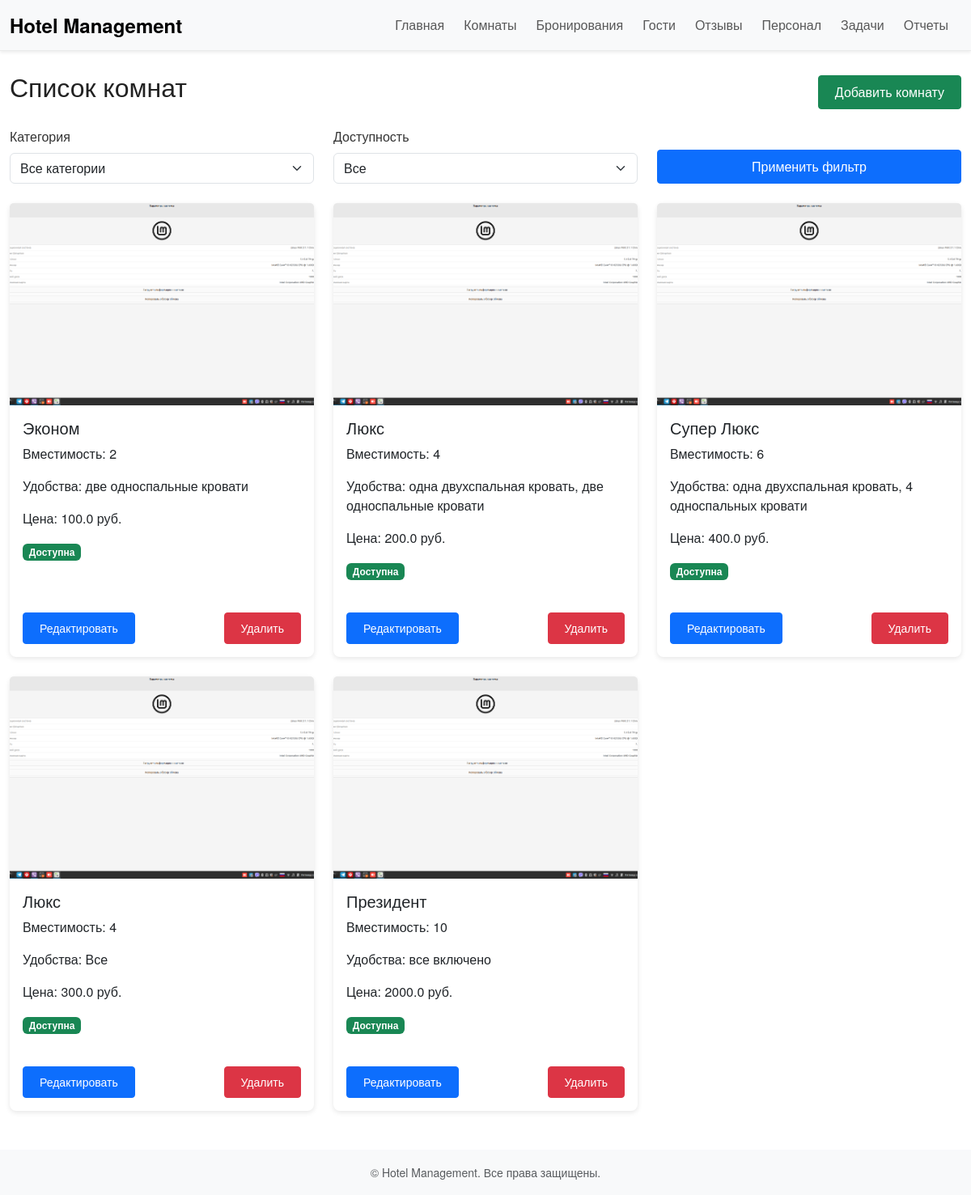
Before: /rooms with the older database file.
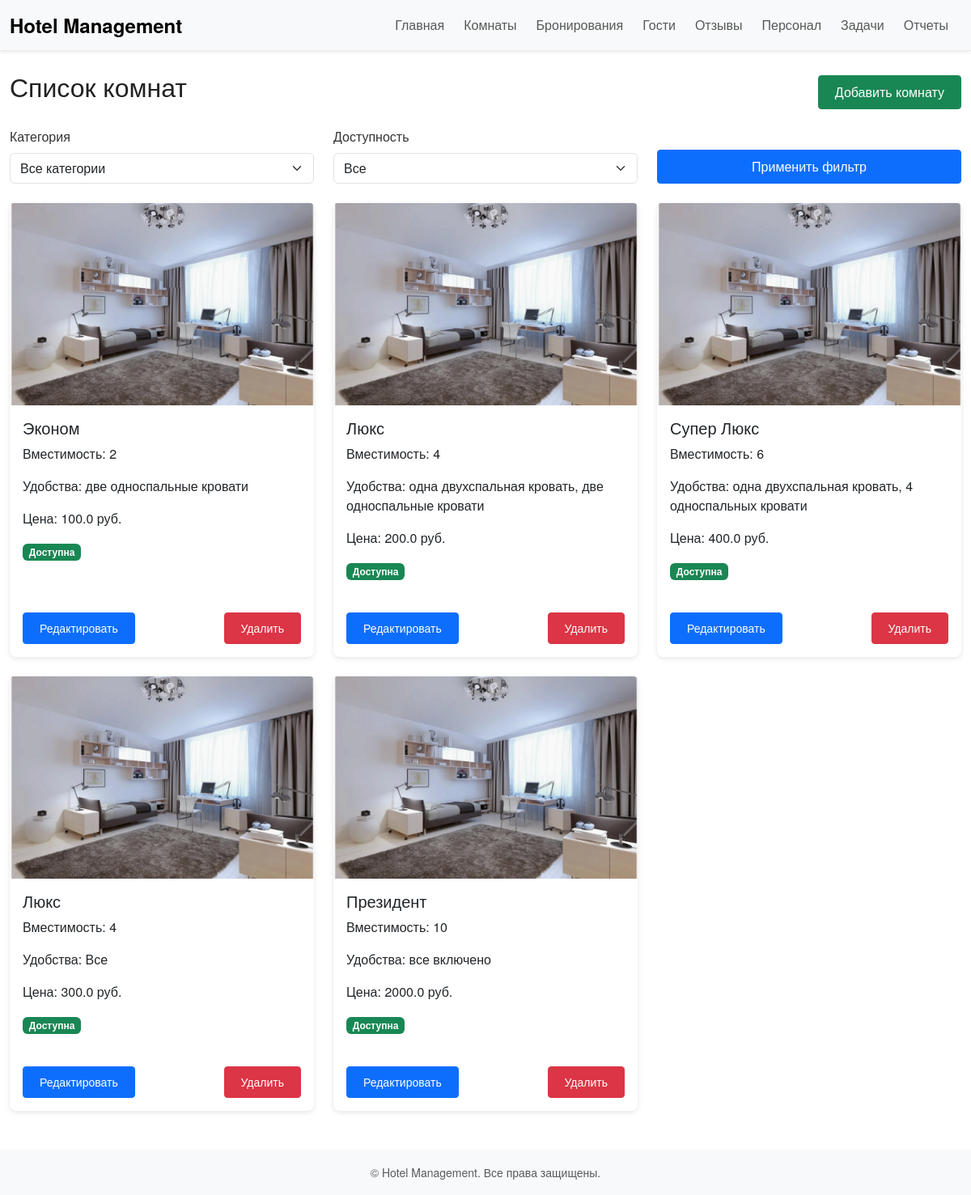
After: the same page with the newer database file.
### tables this page shows
CREATE TABLE rooms (
            id INTEGER PRIMARY KEY AUTOINCREMENT,
            type TEXT NOT NULL,
            capacity INTEGER,
            amenities TEXT,
            price REAL,
            photo TEXT,           -- путь к файлу фотографии
            available INTEGER DEFAULT 1
        );

### app.py (the view)
@app.route('/rooms', methods=["GET"])
def list_rooms():
    conn = get_db_connection()
    query = "SELECT * FROM rooms WHERE 1=1"
    params = []
    room_type = request.args.get('type')
    if room_type and room_type.lower() != "all":
        query += " AND type = ?"
        params.append(room_type)
    available = request.args.get('available')
    if available in ['0', '1']:
        query += " AND available = ?"
        params.append(available)
    rooms = conn.execute(query, params).fetchall()
    conn.close()
    return render_template('rooms.html', rooms=rooms)

### app.py (called while the page is built)
def get_db_connection():
    conn = sqlite3.connect(DATABASE)
    conn.row_factory = sqlite3.Row  # позволит обращаться по именам столбцов
    return conn

### templates/rooms.html (shortened to what this page needs)
{% extends 'base.html' %}
{% block content %}
<div class="d-flex justify-content-between align-items-center mb-3">
  <h2>Список комнат</h2>
  <a class="btn btn-success" href="{{ url_for('add_room') }}">Добавить комнату</a>
</div>
<form method="GET" action="{{ url_for('list_rooms') }}" class="mb-4">
  <div class="row">
    <div class="col-md-4">
      <label for="type" class="form-label">Категория</label>
      <select name="type" id="type" class="form-select">
        <option value="all" {% if (not request.args.get('type')) or request.args.get('type') == "all" %}selected{% endif %}>Все категории</option>
      </select>
    </div>
    <div class="col-md-4">
      <label for="available" class="form-label">Доступность</label>
      <select name="available" id="available" class="form-select">
        <option value="" {% if not request.args.get('available') %}selected{% endif %}>Все</option>
      </select>
    </div>
    <div class="col-md-4 d-flex align-items-end">
      <button type="submit" class="btn btn-primary w-100">Применить фильтр</button>
    </div>
  </div>
</form>
<div class="row">
  {% for room in rooms %}
  <div class="col-md-4 mb-4">
    <div class="card h-100">
      {% if room['photo'] %}
      <img src="{{ url_for('static', filename=room['photo']) }}" class="card-img-top" alt="Фото комнаты">
      {% else %}
      <img src="{{ url_for('static', filename='images/no_image_available.png') }}" class="card-img-top" alt="Нет фото">
      {% endif %}
      <div class="card-body d-flex flex-column">
        <h5 class="card-title">{{ room['type'] }}</h5>
        <p class="card-text">Вместимость: {{ room['capacity'] }}</p>
        <p class="card-text">Удобства: {{ room['amenities'] }}</p>
        <p class="card-text">Цена: {{ room['price'] }} руб.</p>
        <p class="card-text">
          {% if room['available'] %}
            <span class="badge bg-success">Доступна</span>
          {% else %}
            <span class="badge bg-danger">Не доступна</span>
          {% endif %}
        </p>
        <div class="mt-auto d-flex justify-content-between">
          <a href="{{ url_for('edit_room', room_id=room['id']) }}" class="btn btn-sm btn-primary">Редактировать</a>
          <form action="{{ url_for('delete_room', room_id=room['id']) }}" method="post" onsubmit="return confirm('Вы уверены, что хотите удалить эту комнату?');">
            <button type="submit" class="btn btn-sm btn-danger">Удалить</button>
          </form>
        </div>
      </div>
    </div>
  </div>
  {% else %}
    <p>Нет комнат, удовлетворяющих условиям фильтра.</p>
  {% endfor %}
</div>
{% endblock %}

### templates/base.html (shortened to what this page needs)
<!DOCTYPE html>
<html lang="ru">
<head>
  <link href="{{ url_for('static', filename='css/bootstrap.min.css') }}" rel="stylesheet">
  <link href="{{ url_for('static', filename='css/style.css') }}" rel="stylesheet">
</head>
<body>
  <nav class="navbar navbar-expand-lg navbar-light bg-light shadow-sm">
    <div class="container">
      <a class="navbar-brand fw-bold" href="{{ url_for('index') }}">Hotel Management</a>
      <div class="collapse navbar-collapse" id="navbarNav">
        <ul class="navbar-nav ms-auto">
          <li class="nav-item">
            <a class="nav-link" href="{{ url_for('index') }}">Главная</a>
          </li>
          <li class="nav-item">
            <a class="nav-link" href="{{ url_for('list_rooms') }}">Комнаты</a>
          </li>
          <li class="nav-item">
            <a class="nav-link" href="{{ url_for('list_bookings') }}">Бронирования</a>
          </li>
          <li class="nav-item">
            <a class="nav-link" href="{{ url_for('list_guests') }}">Гости</a>
          </li>
          <li class="nav-item">
            <a class="nav-link" href="{{ url_for('list_reviews') }}">Отзывы</a>
          </li>
          <li class="nav-item">
            <a class="nav-link" href="{{ url_for('list_staff') }}">Персонал</a>
          </li>
          <li class="nav-item">
            <a class="nav-link" href="{{ url_for('list_tasks') }}">Задачи</a>
          </li>
          <li class="nav-item">
            <a class="nav-link" href="{{ url_for('reports') }}">Отчеты</a>
          </li>
        </ul>
      </div>
    </div>
  </nav>
  <div class="container my-4">
    {% block content %}{% endblock %}
  </div>
  <footer class="py-3 bg-light">
    <div class="container text-center text-muted">
      <small>&copy; {{ current_year }} Hotel Management. Все права защищены.</small>
    </div>
  </footer>
</body>
</html>

### static/css/style.css (style rules this page uses)
html, body { background-color: #ffffff; color: #333333; font-family: 'Helvetica Neue', Arial, sans-serif; margin: 0; padding: 0; }
.container { max-width: 1200px; }
.navbar { border-bottom: 1px solid #eaeaea; }
.navbar-brand { font-size: 1.5rem; }
.nav-link { font-size: 1rem; margin-right: 0.5rem; }
.card { background-color: #ffffff; border: none; border-radius: 0.5rem; box-shadow: 0 2px 6px rgba(0, 0, 0, 0.1); margin-bottom: 1.5rem; transition: transform 0.2s ease, box-shadow 0.2s ease; }
h1, h2, h3, h4, h5, h6 { font-weight: 300; color: #222222; margin-bottom: 1rem; }
.btn { border-radius: 0.25rem; padding: 0.5rem 1.25rem; }
.my-4 { margin-top: 1.5rem !important; margin-bottom: 1.5rem !important; }
.card-img-top { height: 250px; object-fit: cover; width: 100%; }

Changed rows visible on the page:
changed rooms "Эконом": photo: a different picture
changed rooms "одна двухспальная кровать, две односпальные кровати": photo: a different picture
changed rooms "Супер Люкс": photo: a different picture
changed rooms "Все": photo: a different picture
changed rooms "Президент": photo: a different picture
